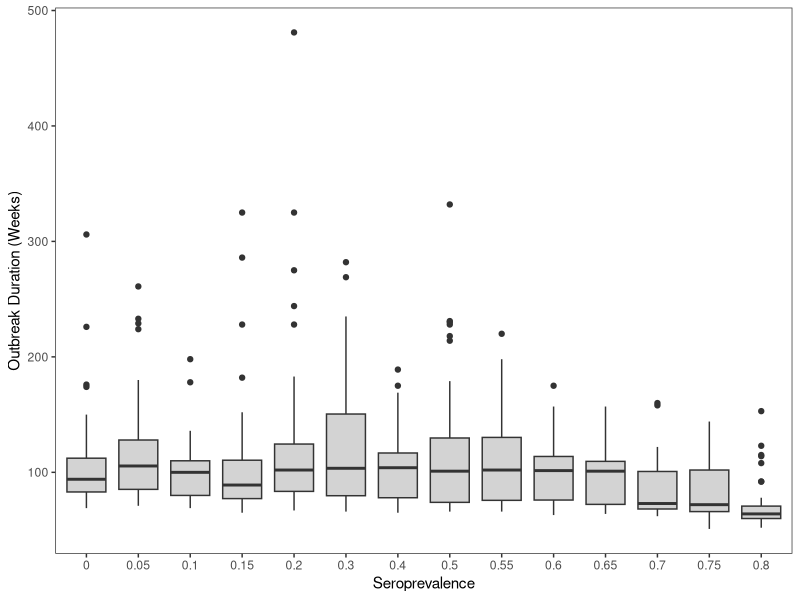
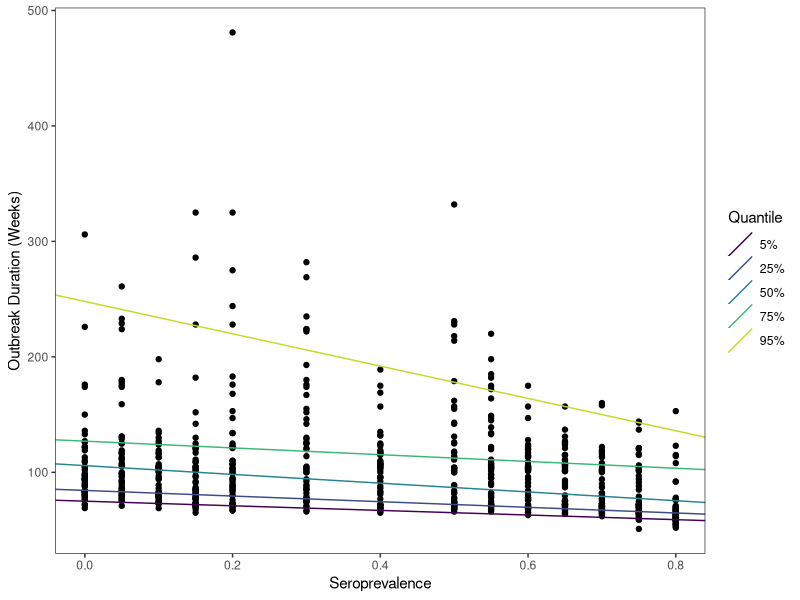
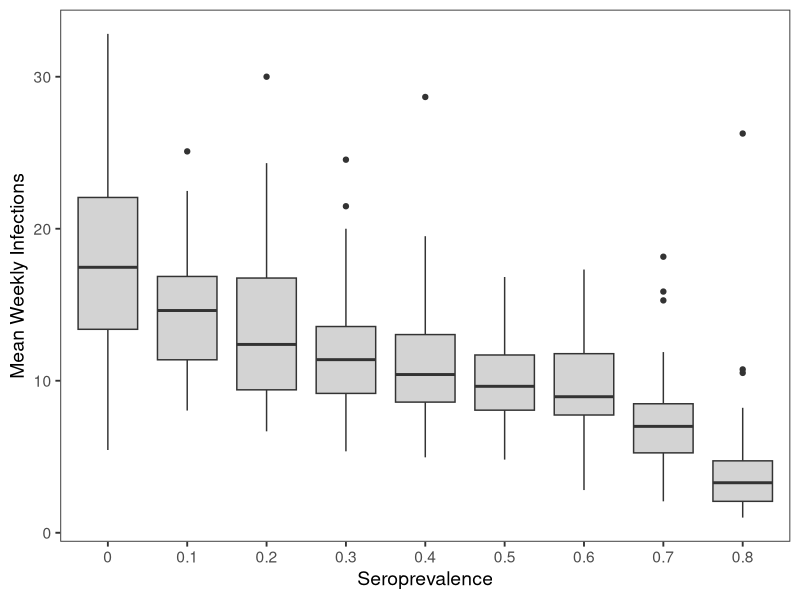
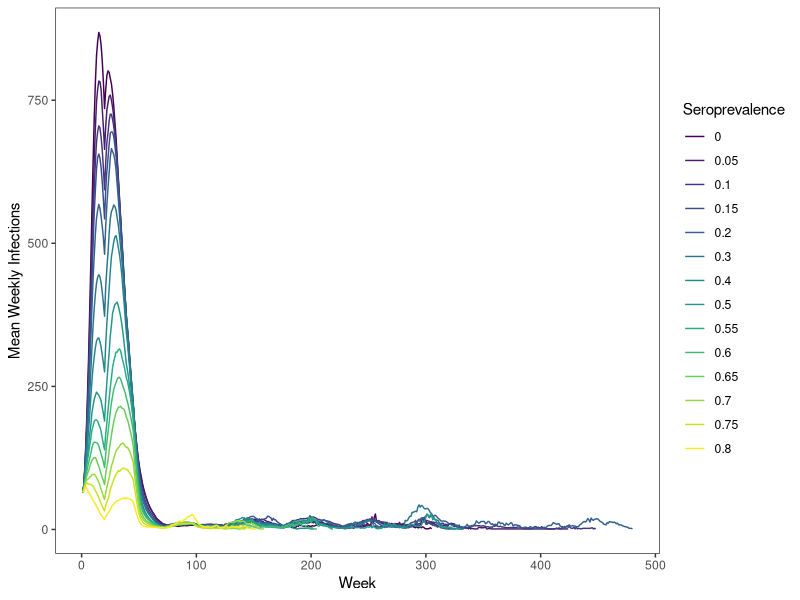
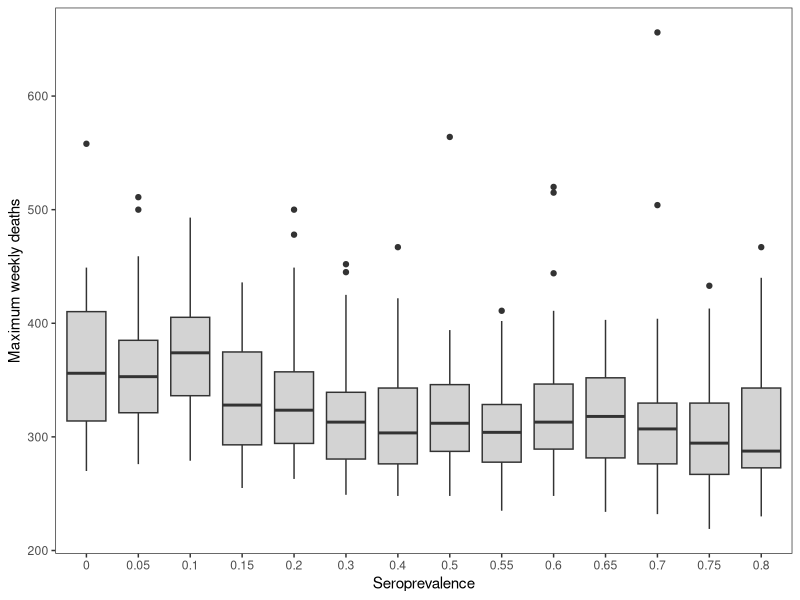
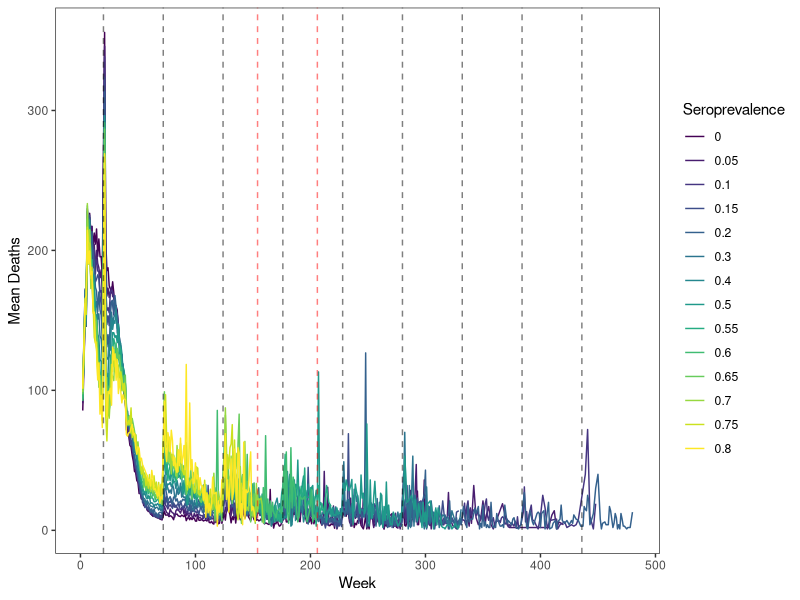
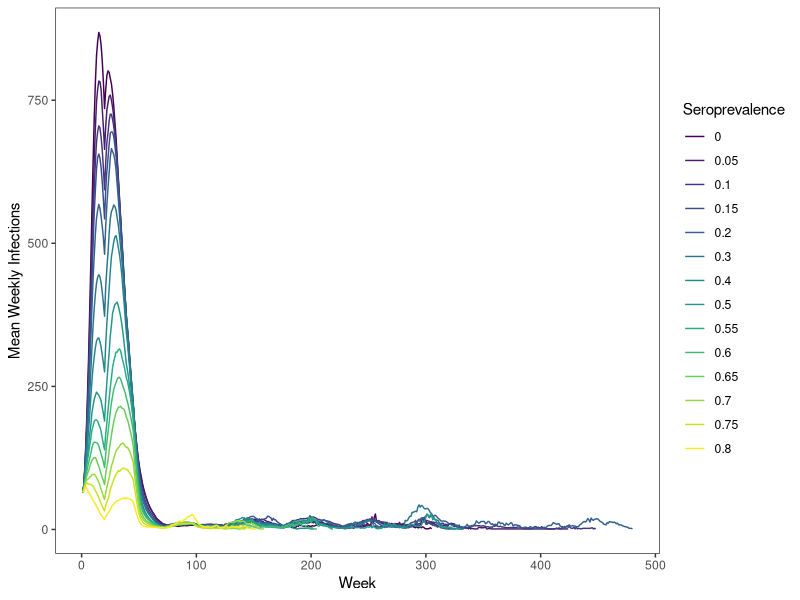
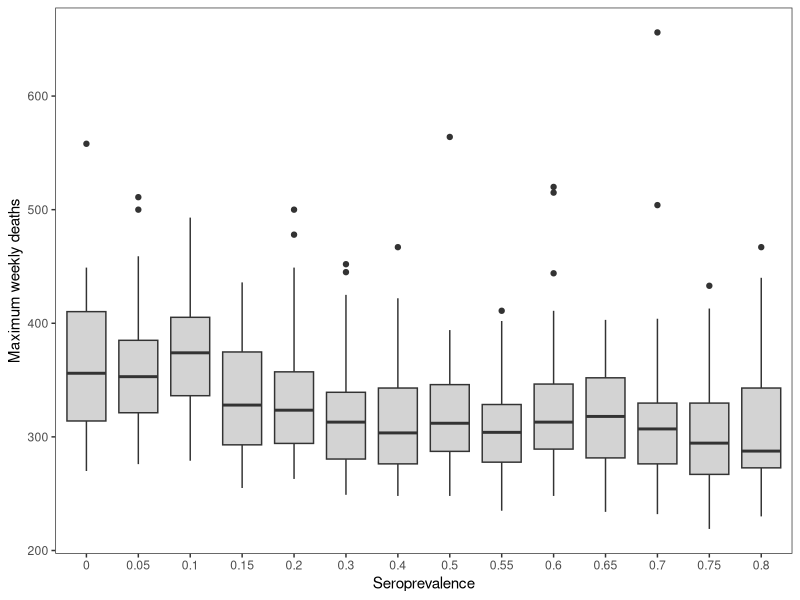

Write R code to recreate these figures, in order.
###########################################
# Figures for urban rabies simulation     # 
# E.M. Beasley                            #
# Fall 2023                               #
###########################################

# Load packages ---------------------
library(tidyverse)
library(viridis)
library(quantreg)

# Load data --------------------
sero_outs <- read.csv("outputs_prelim.csv")
sero_extended <- read.csv("outputs_extended.csv")

# Clean data -----------------------------
# Add seroprevalence column
nrep <- 50
nyear <- 10
nweek <- 52

seros <- c(0, 0.1, 0.2, 0.3, 0.4, 0.5, 0.6, 0.7, 0.8)
seros_extended <- c(0.05, 0.1, 0.15, 0.55, 0.65, 0.75)

sero_outs$sero <- rep(seros, each = nrep*nyear*nweek)
sero_extended$sero <- rep(seros_extended, each = nrep*nyear*nweek)

sero_outs <- rbind(sero_outs, sero_extended)

sero_time <- sero_outs %>%
  mutate(sero = factor(sero)) %>%
  group_by(rep, sero) %>%
  filter(n_infected == 0 & n_symptomatic == 0) %>%
  mutate(nweek = ((year-1)*52) + week) %>%
  filter(nweek == min(nweek))

ggplot(data = sero_time, aes(x = sero, y = nweek))+
  geom_boxplot(fill = "lightgray")+
  labs(x = "Seroprevalence", y = "Outbreak Duration (Weeks)")+
  theme_bw()+
  theme(panel.grid = element_blank())

# ggsave(filename = "outbreakduration.jpeg", width = 5, height = 4,
#        units = "in", dpi = 600)

summary(lm(data = sero_time, 
           formula = nweek~as.numeric(as.character(sero))))

summary(rq(data = sero_time, 
           formula = nweek~as.numeric(as.character(sero)),
           tau = c(0.05, 0.25, 0.5, 0.75, 0.95)))

rq.frame <- tibble(slopes = c(-20, -24.44, -38, -29.33, -140),
                      inters = c(75, 84.33, 105.8, 127, 248),
                      quants = c("5%", "25%", "50%", "75%", "95%"))%>%
  mutate(quants = factor(quants, levels = quants))

ggplot(data = sero_time, aes(x = as.numeric(as.character(sero)), 
                             y = nweek))+
  geom_point()+
  geom_abline(data = rq.frame, aes(intercept=inters, slope = slopes,
                                   color = quants))+
  labs(x = "Seroprevalence", y = "Outbreak Duration (Weeks)")+
  scale_color_viridis_d(end = 0.9, name = "Quantile")+
  theme_bw()+
  theme(panel.grid = element_blank())

# ggsave(filename = "quantileoubreakduration.jpeg", width = 5, 
#        height = 4, units = "in", dpi = 600)
  
# max weekly cases
infecs <- sero_outs %>%
  # mutate(sero = factor(sero)) %>%
  filter(year > 1) %>%
  group_by(rep, sero) %>%
  filter(n_infected != 0 | n_symptomatic != 0) %>%
  group_by(sero, rep) %>%
  summarise(mean = mean(n_infected))

summary(lm(mean~sero, data = infecs))

infecs_smol <- infecs %>%
  filter(!(sero %in% c(0.05, 0.15, 0.55, 0.65, 0.75)))

ggplot(data = infecs_smol, aes(x = factor(sero), y = mean))+
  geom_boxplot(fill = "lightgray")+
  labs(x = "Seroprevalence", y = "Mean Weekly Infections")+
  theme_bw(base_size=14)+
  theme(panel.grid = element_blank())

# ggsave(filename = "meancases.jpeg", width = 5, height = 4,
#        units = 'in', dpi = 600)

# mean cases per week
infecs_time <- sero_outs %>%
  mutate(sero = factor(sero)) %>%
  group_by(rep, sero) %>%
  filter(n_infected != 0 | n_symptomatic != 0) %>%
  mutate(nweek = ((year-1)*52) + week) %>%
  group_by(sero, nweek) %>%
  summarise(mean = mean(n_infected))

ggplot(data = infecs_time, aes(x = nweek, y = mean, color = sero))+
  geom_line()+
  scale_color_viridis_d(name = "Seroprevalence")+
  labs(x = "Week", y = "Mean Weekly Infections")+
  theme_bw()+
  theme(panel.grid = element_blank())

ggsave(filename = "casesperweek.jpeg", width = 5, height = 4, 
       units = 'in', dpi = 600)

# max mortality
sero_smol <- sero_outs %>%
  mutate(sero = factor(sero)) %>%
  group_by(rep, sero) %>%
  filter(n_infected != 0 | n_symptomatic != 0)

sero_smol$deaths <- NA

get_mortality <- function(dat){
  for(i in 1:nrow(dat)){
    if(dat$year[i] == 1 & dat$week[i] == 1){
      dat$deaths[i] <- NA
    }
    else{
      dat$deaths[i] <- dat$total_pop[i-1]-dat$total_pop[i]
    }
  }
  return(dat)
}

sero_smol <- get_mortality(sero_smol)

sero_death <- sero_smol %>%
  group_by(rep, sero) %>%
  summarise(maxdeath = max(deaths, na.rm = T), 
            meddeath = median(deaths, na.rm = T))

ggplot(sero_death, aes(x = sero, y = maxdeath))+
  geom_boxplot(fill = "lightgray")+
  labs(x = "Seroprevalence", y = "Maximum weekly deaths")+
  theme_bw()+
  theme(panel.grid = element_blank())

ggsave(filename = "maxdeaths.jpeg", width = 5, height = 4,
       units = 'in', dpi = 600)

sero_death_time <- sero_smol %>%
  filter(n_infected != 0 | n_symptomatic != 0) %>%
  filter(deaths > 0) %>%
  mutate(nweek = ((year-1)*52) + week) %>%
  group_by(sero, nweek) %>%
  summarise(mean = mean(deaths, na.rm = T))

birth_pulse <- c(20, (20+52), 20+(2*52), 20+(3*52), 20+(4*52),
                 20+(5*52), 20+(6*52), 20+(7*52), 20+(8*52))

juvie_dispersal <- c(50+(2*52), 50+(3*52))

ggplot(sero_death_time, aes(x = nweek, y = mean, color=sero))+
  geom_line()+
  geom_vline(xintercept = birth_pulse, linetype = "dashed",
             alpha = 0.5)+
  geom_vline(xintercept = juvie_dispersal, color = "red",
             linetype = "dashed", alpha = 0.5)+
  scale_color_viridis_d(name = "Seroprevalence")+
  labs(x = "Week", y = "Mean Deaths")+
  theme_bw()+
  theme(panel.grid = element_blank())

# ggsave(filename = "deathsperweek_juvie_dispersal.jpeg", width = 5, 
#        height = 4, units = 'in', dpi = 600)

